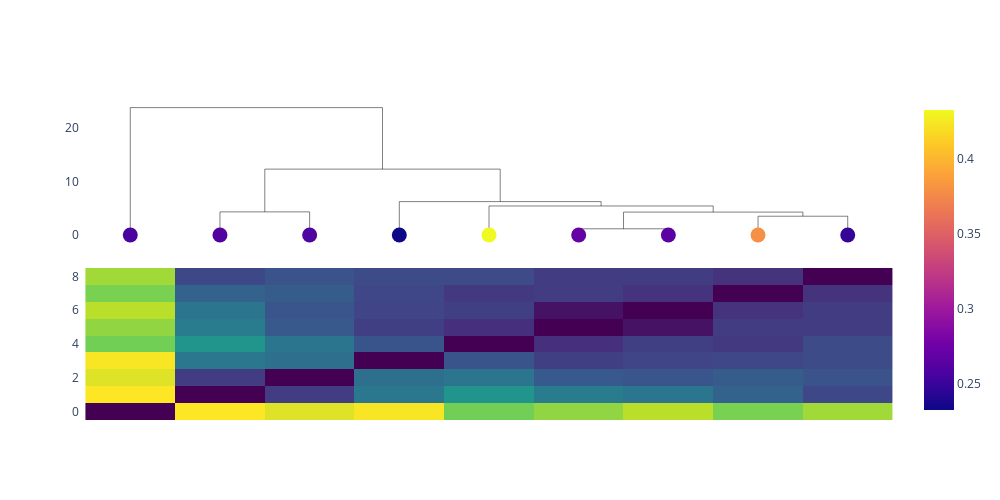

The notebook cell this image was saved under:
### Code cell
import numpy as np
import pandas as pd
from rdkit import Chem
from rdkit.Chem import rdFMCS, AllChem
from scipy.cluster.hierarchy import linkage
import plotly.graph_objects as go
import plotly.figure_factory as ff

def load_poses(sdf_file):
    """Load poses from an SDF file and rename them."""
    poses = Chem.SDMolSupplier(sdf_file)
    renamed_poses = []
    for index, p in enumerate(poses):
        if p is not None:
            p.SetProp('_Name', str(index + 1))
            renamed_poses.append(p)
    return renamed_poses

def calculate_rmsd_matrix(poses):
    """Calculate RMSD matrix for all pose pairs."""
    import math
    size = len(poses)
    rmsd_matrix = np.zeros((size, size))
    
    for i, mol in enumerate(poses):
        for j, jmol in enumerate(poses):
            # MCS identification between reference pose and target pose
            r = rdFMCS.FindMCS([mol, jmol])
            # Atom map for reference and target
            a = mol.GetSubstructMatch(Chem.MolFromSmarts(r.smartsString))
            b = jmol.GetSubstructMatch(Chem.MolFromSmarts(r.smartsString))
            # Atom map generation
            amap = list(zip(a, b))

            # Calculate RMSD
            # distance calculation per atom pair
            distances=[]
            for atomA, atomB in amap:
                pos_A=mol.GetConformer().GetAtomPosition (atomA)
                pos_B=jmol.GetConformer().GetAtomPosition (atomB)
                coord_A=np.array((pos_A.x,pos_A.y,pos_A.z))
                coord_B=np.array ((pos_B.x,pos_B.y,pos_B.z))
                dist_numpy = np.linalg.norm(coord_A-coord_B)
                distances.append(dist_numpy)
    
            # This is the RMSD formula from wikipedia
            rmsd=math.sqrt(1/len(distances)*sum([i*i for i in distances]))
    
            #saving the rmsd values to a matrix and a table for clustering
            rmsd_matrix[i ,j]=rmsd
    
    return rmsd_matrix

def perform_clustering(rmsd_matrix):
    """Perform hierarchical clustering on the RMSD matrix."""
    return linkage(rmsd_matrix, method='complete')

def plot_dendrogram(
    dist,
    linkage_method,
    leaf_data,
    width,
    height,
    title=None,
    count_sort=True,
    distance_sort=False,
    line_width=0.5,
    line_color='black',
    marker_size=15,
    leaf_color='CNN_score',
    render_mode='svg',
    leaf_y=0,
    leaf_color_discrete_map=None,
    leaf_category_orders=None,
    template='simple_white',
):

    import plotly.express as px
    import scipy.cluster.hierarchy as sch

    # Hierarchical clustering.
    Z = sch.linkage(dist, method=linkage_method)
    # Compute the dendrogram but don't plot it.
    dend = sch.dendrogram(
        Z,
        count_sort=count_sort,
        distance_sort=distance_sort,
        no_plot=True,
    )

    # Compile the line coordinates into a single dataframe.
    icoord = dend["icoord"]
    dcoord = dend["dcoord"]
    line_segments_x = []
    line_segments_y = []
    for ik, dk in zip(icoord, dcoord):
        # Adding None here breaks up the lines.
        line_segments_x += ik + [None]
        line_segments_y += dk + [None]
    df_line_segments = pd.DataFrame({"x": line_segments_x, "y": line_segments_y})

    # Convert X coordinates to haplotype indices (scipy multiplies coordinates by 10).
    df_line_segments["x"] = (df_line_segments["x"] - 5) / 10

    # Plot the lines.
    fig = px.line(
        df_line_segments,
        x="x",
        y="y",
        render_mode=render_mode,
        template=template,
    )

    # Reorder leaf data to align with dendrogram.
    leaves = dend["leaves"]
    n_leaves = len(leaves)
    leaf_data = leaf_data.iloc[leaves]

    # Add scatter plot to draw the leaves.
    fig.add_traces(
        list(
            px.scatter(
                data_frame=leaf_data,
                x=np.arange(n_leaves),
                y=np.repeat(leaf_y, n_leaves),
                color=leaf_color,
                render_mode=render_mode,
                hover_name='Mode',
                hover_data=leaf_data.columns.to_list(),
                template=template,
                color_discrete_map=leaf_color_discrete_map,
                category_orders=leaf_category_orders,
            ).select_traces()
        )
    )

    # Style the lines and markers.
    line_props = dict(
        width=line_width,
        color=line_color,
    )
    marker_props = dict(
        size=marker_size,
    )
    fig.update_traces(line=line_props, marker=marker_props)

    # Style the figure.
    fig.update_layout(
        width=width,
        height=height,
        title=title,
        autosize=True,
        hovermode="closest",
        # I cannot get the xaxis title to appear below the plot, and when
        # it's above the plot it often overlaps the title, so hiding it
        # for now.
        xaxis_title=None,
        yaxis_title=None,
        showlegend=True,
    )

    # Style axes.
    fig.update_xaxes(
        mirror=False,
        showgrid=False,
        showline=False,
        showticklabels=False,
        ticks="",
        # range=(-2, n_leaves + 2),
    )
    fig.update_yaxes(
        mirror=False,
        showgrid=False,
        showline=False,
        showticklabels=True,
        ticks="outside",
        # range=(leaf_y - y_axis_buffer, np.max(dcoord) + y_axis_buffer),
    )

    return fig, leaf_data

def plot_heatmap(df_rmsd, leaf_data):
    """Create an interactive heatmap using Plotly."""
    pose_order = leaf_data['Mode'].to_numpy() - 1
    
    fig = go.Figure(data=go.Heatmap(
        z=df_rmsd,
        x=np.arange(len(pose_order)),
        y=np.arange(len(pose_order)),
        colorscale='Viridis',
        showscale=False
    ))

    # fig.update_layout(xaxis={'categoryarray': pose_order})

    return fig

def _concat_subplots(
        figures,
        width,
        height,
    ):
        from plotly.subplots import make_subplots  # type: ignore
        # make subplots
        fig = make_subplots(
            rows=2,
            cols=1,
            vertical_spacing=0.05,
            shared_xaxes=True
        )

        for i, figure in enumerate(figures):
            if isinstance(figure, go.Figure):
                # This is a figure, access the traces within it.
                for trace in range(len(figure["data"])):
                    fig.append_trace(figure["data"][trace], row=i+1, col=1)
            else:
                # Assume this is a trace, add directly.
                fig.append_trace(figure, row=i+1, col=1)

        fig.update_xaxes(visible=False)
        fig.update_layout(
            width=width,
            height=height,
            hovermode="closest",
            plot_bgcolor="white",
        )

        return fig

def analyse_poses(receptor_path, ligand_path, sdf_path, docking_log_path, residue_number, atom_name, width=1000, height=500):
    """Analyze poses and create visualizations."""
    # Load poses
    poses = load_poses(sdf_path)
    results_df = load_docking_results(receptor_path, sdf_path, docking_log_path, residue_number, atom_name)
    
    # Calculate RMSD matrix
    rmsd_matrix = calculate_rmsd_matrix(poses)

    from scipy.spatial.distance import squareform
    condensed_rmsd_matrix = squareform(rmsd_matrix, checks=False)
    
    # Create visualizations
    dendrogram, leaf_data = plot_dendrogram(dist=condensed_rmsd_matrix, linkage_method='complete', leaf_data=results_df, width=500, height=500)
    
    pose_order = leaf_data['Mode'].to_numpy() - 1
    df_rmsd = pd.DataFrame(rmsd_matrix).iloc[pose_order, pose_order]
    heatmap = plot_heatmap(df_rmsd, leaf_data)

    fig = _concat_subplots(figures=[dendrogram, heatmap], width=width, height=height)
    
    return fig, leaf_data

gene_id = 'AGAP006227'
ligand = 'pirimiphos-methyl'
receptor_path=f"../receptors/{gene_id}.pdb"
ligand_path = f"../ligands/{ligand}.pdbqt"
sdf_path = f"../docking/{gene_id}_{ligand}.sdf"
docking_log_path = f"../docking/{gene_id}_{ligand}.log"
residue_number= 192
atom_name="OG"

# Example usage
fig, df_docking = analyse_poses(receptor_path=receptor_path,
                    ligand_path=ligand_path, 
                    sdf_path=sdf_path, 
                    docking_log_path=docking_log_path, 
                    residue_number=residue_number,
                    atom_name=atom_name
                   )
fig.show()

### Figure 1 — Plotly figure (JSON) as saved in the notebook; plotly's stock layout.template omitted (floating-point values rounded to 4 significant figures)
{"data": [{"hovertemplate": "x=%{x}<br>y=%{y}<extra></extra>", "legendgroup": "", "line": {"color": "black", "dash": "solid", "width": 0.5}, "marker": {"size": 15, "symbol": "circle"}, "mode": "lines", "name": "", "orientation": "v", "showlegend": false, "type": "scatter", "x": [1, 1, 2, 2, null, 5, 5, 6, 6, null, 7, 7, 8, 8, null, 5.5, 5.5, 7.5, 7.5, null, 4, 4, 6.5, 6.5, null, 3, 3, 5.25, 5.25, null, 1.5, 1.5, 4.125, 4.125, null, 0, 0, 2.812, 2.812, null], "xaxis": "x", "y": [0, 4.33, 4.33, 0, null, 0, 1.166, 1.166, 0, null, 0, 3.519, 3.519, 0, null, 1.166, 4.289, 4.289, 3.519, null, 0, 5.436, 5.436, 4.289, null, 0, 6.254, 6.254, 5.436, null, 4.33, 12.33, 12.33, 6.254, null, 0, 23.84, 23.84, 12.33, null], "yaxis": "y"}, {"customdata": [[7, 17.11, 16.51, 0.2573, 4.063, null], [5, -5.06, 12.41, 0.261, 4.109, null], [6, -5.65, 13.12, 0.2596, 4.109, null], [9, -0.38, 14.5, 0.2328, 3.467, null], [1, 8.08, 13.11, 0.4328, 4.223, null], [3, -2.36, 12.08, 0.2709, 3.559, null], [4, -5.5, 12.44, 0.2656, 3.547, null], [2, 2.01, 12.58, 0.3798, 4.008, null], [8, -4.62, 13.67, 0.248, 3.731, null]], "hovertemplate": "<b>%{hovertext}</b><br><br>x=%{x}<br>y=%{y}<br>Mode=%{customdata[0]}<br>Affinity=%{customdata[1]}<br>Intramol=%{customdata[2]}<br>CNN_score=%{marker.color}<br>CNN_affinity=%{customdata[4]}<br>Distance=%{customdata[5]}<extra></extra>", "hovertext": [7, 5, 6, 9, 1, 3, 4, 2, 8], "legendgroup": "", "line": {"color": "black", "width": 0.5}, "marker": {"color": [0.2573, 0.261, 0.2596, 0.2328, 0.4328, 0.2709, 0.2656, 0.3798, 0.248], "coloraxis": "coloraxis", "size": 15, "symbol": "circle"}, "mode": "markers", "name": "", "orientation": "v", "showlegend": false, "type": "scatter", "x": [0, 1, 2, 3, 4, 5, 6, 7, 8], "xaxis": "x", "y": [0, 0, 0, 0, 0, 0, 0, 0, 0], "yaxis": "y"}, {"colorscale": [[0, "#440154"], [0.1111, "#482878"], [0.2222, "#3e4989"], [0.3333, "#31688e"], [0.4444, "#26828e"], [0.5556, "#1f9e89"], [0.6667, "#35b779"], [0.7778, "#6ece58"], [0.8889, "#b5de2b"], [1, "#fde725"]], "showscale": false, "type": "heatmap", "x": [0, 1, 2, 3, 4, 5, 6, 7, 8], "xaxis": "x2", "y": [0, 1, 2, 3, 4, 5, 6, 7, 8], "yaxis": "y2", "z": [[0, 23.84, 22.73, 23.66, 18.64, 19.83, 21.35, 18.97, 20.45], [23.84, 0, 4.33, 9.439, 12.33, 9.836, 9.311, 7.474, 5.239], [22.73, 4.33, 0, 8.637, 9.315, 6.654, 6.321, 6.895, 6.192], [23.66, 9.439, 8.637, 0, 6.254, 4.485, 4.974, 5.142, 5.474], [18.64, 12.33, 9.315, 6.254, 0, 3.208, 4.528, 4.029, 5.436], [19.83, 9.836, 6.654, 4.485, 3.208, 0, 1.166, 4.275, 4.289], [21.35, 9.311, 6.321, 4.974, 4.528, 1.166, 0, 3.537, 4.229], [18.97, 7.474, 6.895, 5.142, 4.029, 4.275, 3.537, 0, 3.519], [20.45, 5.239, 6.192, 5.474, 5.436, 4.289, 4.229, 3.519, 0]]}], "layout": {"height": 500, "hovermode": "closest", "plot_bgcolor": "white", "width": 1000, "xaxis": {"anchor": "y", "autorange": true, "domain": [0, 1], "matches": "x2", "range": [-0.5606, 8.561], "showticklabels": false, "type": "linear", "visible": false}, "xaxis2": {"anchor": "y2", "autorange": true, "domain": [0, 1], "range": [-0.5606, 8.561], "type": "linear", "visible": false}, "yaxis": {"anchor": "x", "autorange": true, "domain": [0.525, 1], "range": [-3.176, 25.26], "type": "linear"}, "yaxis2": {"anchor": "x2", "autorange": true, "domain": [0, 0.475], "range": [-0.5, 8.5], "type": "linear"}}}
